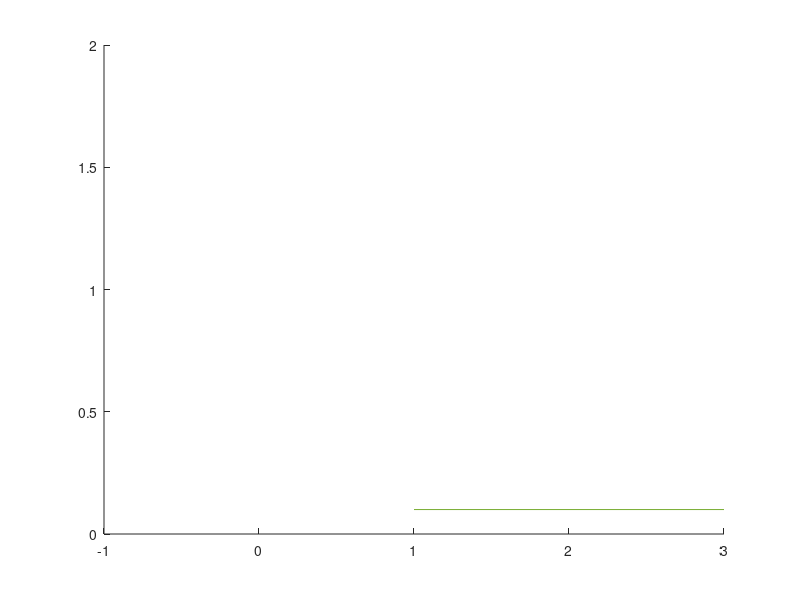

Write the MATLAB code that produced this figure. (Note: this script raises an error after producing the figure.)
clc; clear;

%%
load side_data.mat;
% load slit_data.mat;
% load roll_data.mat;

slit_curve = slit_curve(1:10:end,:);
slit_03 = slit_03(1:10:end,:);
slit_05 = slit_05(1:10:end,:);
slit_07 = slit_07(1:10:end,:);
slit_09 = slit_09(1:10:end,:);

%%
figure;
hold on;
% plot(slit_curve(1:41,1),LineWidth=1.5,LineStyle=":",Color=[0.1 0.1 0.1])
% plot(slit_03(1:41,1),LineWidth=1.5,LineStyle="-",Color=[0.3 0.3 0.3])
% plot(slit_05(1:41,1),LineWidth=1.5,LineStyle=":",Color=[0.5 0.5 0.5])
% plot(slit_07(1:41,1),LineWidth=1.5,LineStyle="-.",Color=[0.5 0.5 0.5])
% plot(slit_09(1:41,1),LineWidth=1.5,LineStyle="-",Color=[0.7 0.7 0.7])

% [“#1984c5”, "#22a7f0”, “#63bff0”, “#a7d5ed”, “#e2e2e2”, “#e1a692”, “#de6e56”, “#e14b31”, “#c23728”]
p1 = plot(slit_curve(1:46,1),LineWidth=1.5,LineStyle=":",Color=[0.1 0.1 0.1]); p1.Color(4) = 0.7;
p2 = plot(slit_03(1:46,1),LineWidth=1.5,LineStyle="-",Color="#000080"); p2.Color(4) = 0.7;
p3 = plot(slit_05(1:46,1),LineWidth=1.5,LineStyle="--",Color="#004d00"); p3.Color(4) = 0.7;
p4 = plot(slit_07(1:46,1),LineWidth=1.5,LineStyle="-",Color="#800020"); p4.Color(4) = 0.7;
p5 = plot(slit_09(1:46,1),LineWidth=1.5,LineStyle="--",Color="#B8860B"); p5.Color(4) = 0.7;

legend({"Serpenoid", "gamma = 0.3", "gamma = 0.5", "gamma = 0.7", "gamma = 0.9"},'NumColumns',3,FontSize=9,FontName='arial',Location='northwest',Fontweight='bold');

t = 1:5:200;
xticks(t);
xticklabels((t-1)*0.05);
xlim([1 41]);
% a = get(gca,'YTickLabel');  
% set(gca,'YTickLabel',a,'fontsize',11,'FontWeight','bold')

pos = -pi/2:pi/6:pi/2;
yticks(pos);
yticklabels({"-\pi/2", "-\pi/3", "-\pi/6", "0", "\pi/6", "\pi/3", "\pi/2"});
ylim([-pi/2.99 pi/2]);
% a = get(gca,'XTickLabel');  
% set(gca,'XTickLabel',a,'fontsize',11,'FontWeight','bold')

ax = gca;
X = ax.XAxis;
Y = ax.YAxis;
X.FontSize = 11;
Y.FontSize = 11;
X.FontName = 'arial';
Y.FontName = 'arial';
X.FontWeight = 'bold';
Y.FontWeight = 'bold';

grid on;
% 
grid_ax = gca;
grid_ax.LineWidth = 1;
grid_ax.GridLineStyle = "--";
grid_ax.GridColor = [0.2 0.2 0.2];
% grid_ax.YGrid = "off";

xlabel("Time (sec)","FontSize",13,"FontName","arial","FontWeight","bold");
ylabel("Dorsal joint input (rad)","FontSize",13,"FontName","arial","FontWeight","bold");

pbaspect([2 0.8 0.8]);
clear a;

%%
figure;
hold on;
% plot(slit_curve(1:41,1),LineWidth=1.5,LineStyle=":",Color=[0.1 0.1 0.1])
% plot(slit_03(1:41,1),LineWidth=1.5,LineStyle="-",Color=[0.3 0.3 0.3])
% plot(slit_05(1:41,1),LineWidth=1.5,LineStyle=":",Color=[0.5 0.5 0.5])
% plot(slit_07(1:41,1),LineWidth=1.5,LineStyle="-.",Color=[0.5 0.5 0.5])
% plot(slit_09(1:41,1),LineWidth=1.5,LineStyle="-",Color=[0.7 0.7 0.7])

% [“#1984c5”, "#22a7f0”, “#63bff0”, “#a7d5ed”, “#e2e2e2”, “#e1a692”, “#de6e56”, “#e14b31”, “#c23728”]
p1 = plot(slit_curve(1:46,2),LineWidth=1.5,LineStyle=":",Color=[0.1 0.1 0.1]); p1.Color(4) = 0.7;
p2 = plot(slit_03(1:46,2),LineWidth=1.5,LineStyle="-",Color="#000080"); p2.Color(4) = 0.7;
p3 = plot(slit_05(1:46,2),LineWidth=1.5,LineStyle="--",Color="#004d00"); p3.Color(4) = 0.7;
p4 = plot(slit_07(1:46,2),LineWidth=1.5,LineStyle="-",Color="#800020"); p4.Color(4) = 0.7;
p5 = plot(slit_09(1:46,2),LineWidth=1.5,LineStyle="--",Color="#B8860B"); p5.Color(4) = 0.7;

legend({"Serpenoid", "gamma = 0.3", "gamma = 0.5", "gamma = 0.7", "gamma = 0.9"},'NumColumns',3,FontSize=9,FontName='arial',Location='northwest',Fontweight='bold');

t = 1:5:200;
xticks(t);
xticklabels((t-1)*0.05);
xlim([1 41]);
% a = get(gca,'YTickLabel');  
% set(gca,'YTickLabel',a,'fontsize',11,'FontWeight','bold')

pos = -pi/2:pi/6:pi/2;
yticks(pos);
yticklabels({"-\pi/2", "-\pi/3", "-\pi/6", "0", "\pi/6", "\pi/3", "\pi/2"});
ylim([-pi/2.99 pi/2]);
% a = get(gca,'XTickLabel');  
% set(gca,'XTickLabel',a,'fontsize',11,'FontWeight','bold')

ax = gca;
X = ax.XAxis;
Y = ax.YAxis;
X.FontSize = 11;
Y.FontSize = 11;
X.FontName = 'arial';
Y.FontName = 'arial';
X.FontWeight = 'bold';
Y.FontWeight = 'bold';

grid on;
% 
grid_ax = gca;
grid_ax.LineWidth = 1;
grid_ax.GridLineStyle = "--";
grid_ax.GridColor = [0.2 0.2 0.2];
% grid_ax.YGrid = "off";

xlabel("Time (sec)","FontSize",13,"FontName","arial","FontWeight","bold");
ylabel("Lateral joint input (rad)","FontSize",13,"FontName","arial","FontWeight","bold");

pbaspect([2 0.8 0.8]);
clear a;

%%
figure;

hold on;
% plot(tra_curve(:,1),tra_curve(:,2));
% plot(tra_03(:,1),tra_03(:,2));
% plot(tra_05(:,1),tra_05(:,2));
% plot(tra_07(:,1),tra_07(:,2));
% plot(tra_09(:,1),tra_09(:,2));

p1 = plot(tra_curve(:,1),tra_curve(:,2),LineWidth=1.5,LineStyle=":",Color=[0.1 0.1 0.1]); p1.Color(4) = 0.7;
p2 = plot(tra_03(:,1),tra_03(:,2),LineWidth=1.5,LineStyle="-",Color="#000080"); p2.Color(4) = 0.7;
p3 = plot(tra_05(:,1),tra_05(:,2),LineWidth=1.5,LineStyle="-",Color="#004d00"); p3.Color(4) = 0.7;
p4 = plot(tra_07(:,1),tra_07(:,2),LineWidth=1.5,LineStyle="-",Color="#800020"); p4.Color(4) = 0.7;
p5 = plot(tra_09(:,1),tra_09(:,2),LineWidth=1.5,LineStyle="-",Color="#B8860B"); p5.Color(4) = 0.7;

rad_curve = norm(tra_curve(end,:));
rad_03 = norm(tra_03(end,:));
rad_05 = norm(tra_05(end,:));
rad_07 = norm(tra_07(end,:));
rad_09 = norm(tra_09(end,:));
theta = linspace(0, 2*pi, 3000);

x=rad_07*cos(theta);y=rad_07*sin(theta);plot(x,y,LineWidth=1,LineStyle="-.",Color=[0.1 0.1 0.1 0.8])
x=rad_09*cos(theta);y=rad_09*sin(theta);plot(x,y,LineWidth=1,LineStyle=":",Color=[0.1 0.1 0.1 0.8])
% x=rad_03*cos(theta);y=rad_03*sin(theta);plot(x,y)
% x=rad_05*cos(theta);y=rad_05*sin(theta);plot(x,y)
% x=rad_07*cos(theta);y=rad_07*sin(theta);plot(x,y)
% x=rad_09*cos(theta);y=rad_09*sin(theta);plot(x,y)

plot(tra_curve(end,1),tra_curve(end,2),Marker="o",MarkerSize=5,MarkerEdgeColor=[0.8 0.8 0.8],MarkerFaceColor=[0.1 0.1 0.1]);
plot(tra_03(end,1),tra_03(end,2),Marker="o",MarkerSize=5,MarkerEdgeColor=[0.8 0.8 0.8],MarkerFaceColor="#000080");
plot(tra_05(end,1),tra_05(end,2),Marker="o",MarkerSize=5,MarkerEdgeColor=[0.8 0.8 0.8],MarkerFaceColor="#004d00");
plot(tra_07(end,1),tra_07(end,2),Marker="o",MarkerSize=5,MarkerEdgeColor=[0.8 0.8 0.8],MarkerFaceColor="#800020");
plot(tra_09(end,1),tra_09(end,2),Marker="o",MarkerSize=5,MarkerEdgeColor=[0.8 0.8 0.8],MarkerFaceColor="#B8860B");

legend({"Serpenoid", "gamma = 0.3", "gamma = 0.5", "gamma = 0.7", "gamma = 0.9"},'NumColumns',1,FontSize=9,FontName='arial',Location='northwest',Fontweight='bold');

ax = gca;
X = ax.XAxis;
Y = ax.YAxis;
X.FontSize = 11;
Y.FontSize = 11;
X.FontName = 'arial';
Y.FontName = 'arial';
X.FontWeight = 'bold';
Y.FontWeight = 'bold';

% default_x = [-1.75 1.75];
% default_y = [-1 1];

default_x = [-1.50 1.50];
default_y = [-0.86 0.86];

xlim(default_x + 0.5)
ylim(default_y + 0.3)

grid on;
grid_ax = gca;
grid_ax.LineWidth = 1;
grid_ax.GridLineStyle = "--";
grid_ax.GridColor = [0.2 0.2 0.2];
grid_ax.Color = '#FEF9D7';

pbaspect([sum(abs(default_x)) sum(abs(default_y)) 0.8]);

xlabel("x (m)","FontSize",13,"FontName","arial","FontWeight","bold");
ylabel("y (m)","FontSize",13,"FontName","arial","FontWeight","bold");

%%
figure;

hold on;
r_tra_curve = [tra_curve(:,1) -tra_curve(:,2)];
r_tra_03 = [tra_03(:,1) -tra_03(:,2)];
r_tra_05 = [tra_05(:,1) -tra_05(:,2)];
r_tra_07 = [tra_07(:,1) -tra_07(:,2)];
r_tra_09 = [tra_09(:,1) -tra_09(:,2)];

% r_tra_curve = [tra_curve(:,1) tra_curve(:,2)];
% r_tra_03 = [tra_03(:,1) tra_03(:,2)];
% r_tra_05 = [tra_05(:,1) tra_05(:,2)];
% r_tra_07 = [tra_07(:,1) tra_07(:,2)];
% r_tra_09 = [tra_09(:,1) tra_09(:,2)];

p1 = plot(r_tra_curve(:,2),r_tra_curve(:,1),LineWidth=1.5,LineStyle=":",Color=[0.1 0.1 0.1]); p1.Color(4) = 0.7;
p2 = plot(r_tra_03(:,2),r_tra_03(:,1),LineWidth=1.5,LineStyle="-",Color="#000080"); p2.Color(4) = 0.7;
p3 = plot(r_tra_05(:,2),r_tra_05(:,1),LineWidth=1.5,LineStyle="-",Color="#004d00"); p3.Color(4) = 0.7;
p4 = plot(r_tra_07(:,2),r_tra_07(:,1),LineWidth=1.5,LineStyle="-",Color="#800020"); p4.Color(4) = 0.7;
p5 = plot(r_tra_09(:,2),r_tra_09(:,1),LineWidth=1.5,LineStyle="-",Color="#B8860B"); p5.Color(4) = 0.7;

rad_curve = norm(r_tra_curve(end,:));
rad_03 = norm(r_tra_03(end,:));
rad_05 = norm(r_tra_05(end,:));
rad_07 = norm(r_tra_07(end,:));
rad_09 = norm(r_tra_09(end,:));
theta = linspace(0, 2*pi, 3000);

x=rad_curve*cos(theta);y=rad_curve*sin(theta);plot(x,y,LineWidth=1,LineStyle="-.",Color=[0.1 0.1 0.1 0.8])
x=rad_09*cos(theta);y=rad_09*sin(theta);plot(x,y,LineWidth=1,LineStyle=":",Color=[0.1 0.1 0.1 0.8])
% x=rad_03*cos(theta);y=rad_03*sin(theta);plot(x,y)
% x=rad_05*cos(theta);y=rad_05*sin(theta);plot(x,y)
% x=rad_07*cos(theta);y=rad_07*sin(theta);plot(x,y)
% x=rad_09*cos(theta);y=rad_09*sin(theta);plot(x,y)

plot(r_tra_curve(end,2),r_tra_curve(end,1),Marker="o",MarkerSize=5,MarkerEdgeColor=[0.8 0.8 0.8],MarkerFaceColor=[0.1 0.1 0.1]);
plot(r_tra_03(end,2),r_tra_03(end,1),Marker="o",MarkerSize=5,MarkerEdgeColor=[0.8 0.8 0.8],MarkerFaceColor="#000080");
plot(r_tra_05(end,2),r_tra_05(end,1),Marker="o",MarkerSize=5,MarkerEdgeColor=[0.8 0.8 0.8],MarkerFaceColor="#004d00");
plot(r_tra_07(end,2),r_tra_07(end,1),Marker="o",MarkerSize=5,MarkerEdgeColor=[0.8 0.8 0.8],MarkerFaceColor="#800020");
plot(r_tra_09(end,2),r_tra_09(end,1),Marker="o",MarkerSize=5,MarkerEdgeColor=[0.8 0.8 0.8],MarkerFaceColor="#B8860B");

legend({"Serpenoid", "gamma = 0.3", "gamma = 0.5", "gamma = 0.7", "gamma = 0.9"},'NumColumns',1,FontSize=9,FontName='arial',Location='northwest',Fontweight='bold');
% 
% xticks(-9:1:9);
% yticks(-9:0.5:9);

ax = gca;
X = ax.XAxis;
Y = ax.YAxis;
X.FontSize = 11;
Y.FontSize = 11;
X.FontName = 'arial';
Y.FontName = 'arial';
X.FontWeight = 'bold';
Y.FontWeight = 'bold';

xtickformat('%.1f')
ytickformat('%.1f')

g_ratio = 1.35;

default_x = [-1 * 7 * g_ratio /2, 7 * g_ratio /2];
default_y = [-1 * 4 * g_ratio /2, 4 * g_ratio /2];

xlim(default_x + 4.3)
ylim(default_y + 0.5)

grid on;
grid_ax = gca;
grid_ax.LineWidth = 1;
grid_ax.GridLineStyle = "--";
grid_ax.GridColor = [0.2 0.2 0.2];
grid_ax.Color = '#FEF9D7';

pbaspect([sum(abs(default_x)) sum(abs(default_y)) 0.8]);
% pbaspect([3.5 2 0.8]);

xlabel("y (m)","FontSize",13,"FontName","arial","FontWeight","bold");
ylabel("x (m)","FontSize",13,"FontName","arial","FontWeight","bold");